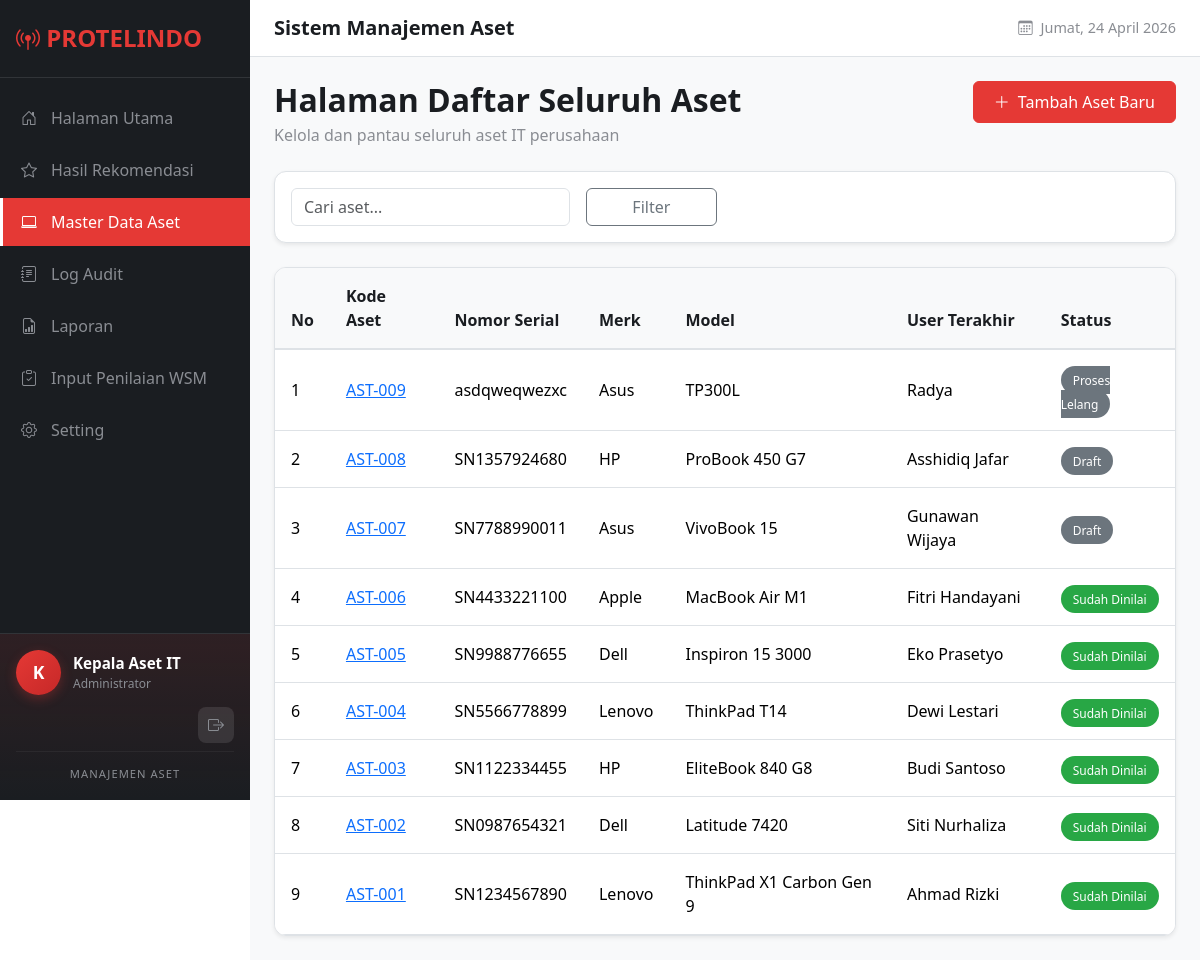
/inventory/ (signed in), run on the app's committed database.
### core/models.py (models this page shows, shortened)
class User(AbstractUser):
    ROLE_CHOICES = [
        ('admin', 'Administrator'),
        ('staff', 'Staff'),
    ]
    role = models.CharField(
        max_length=10,
        choices=ROLE_CHOICES,
        default='staff',
        verbose_name='Role'
    )
    class Meta:
        verbose_name = 'Pengguna'
        verbose_name_plural = 'Pengguna'

### inventory/models.py (models this page shows, shortened)
class Laptop(models.Model):
    STATUS_CHOICES = [
        ('draft', 'Draft'),
        ('assessed', 'Sudah Dinilai'),
        ('ready', 'Tersedia'),
        ('auction', 'Proses Lelang'),
        ('sold', 'Terjual'),
        ('used', 'Dipakai'),
        ('scrapped', 'Dibuang'),
    ]
    PHYSICAL_GRADE_CHOICES = [
        ('A', 'Grade A'),
        ('B', 'Grade B'),
        ('C', 'Grade C'),
        ('D', 'Grade D'),
    ]
    STORAGE_TYPE_CHOICES = [
        ('SSD', 'SSD'),
        ('HDD', 'HDD'),
        ('NVME', 'NVMe SSD'),
    ]
    asset_code = models.CharField(
        max_length=20,
        unique=True,
        verbose_name='Kode Aset'
    )
    serial_number = models.CharField(
        max_length=50,
        unique=True,
        verbose_name='Nomor Serial'
    )
    brand = models.CharField(max_length=50, verbose_name='Merk')
    model = models.CharField(max_length=100, verbose_name='Model')
    processor = models.CharField(max_length=100, verbose_name='Prosesor')
    ram_gb = models.PositiveIntegerField(verbose_name='RAM (GB)')
    storage_type = models.CharField(
        max_length=10,
        choices=STORAGE_TYPE_CHOICES,
        default='SSD',
        verbose_name='Tipe Storage'
    )
    storage_size_gb = models.PositiveIntegerField(verbose_name='Ukuran Storage (GB)')
    gpu = models.CharField(
        max_length=100,
        blank=True,
        null=True,
        verbose_name='GPU'
    )
    status = models.CharField(
        max_length=20,
        choices=STATUS_CHOICES,
        default='draft',
        verbose_name='Status'
    )
    physical_grade = models.CharField(
        max_length=1,
        choices=PHYSICAL_GRADE_CHOICES,
        blank=True,
        null=True,
        verbose_name='Grade Fisik'
    )
    open_price = models.DecimalField(
        max_digits=12,
        decimal_places=2,
        null=True,
        blank=True,
        verbose_name='Harga Pembukaan'
    )
    sold_price = models.DecimalField(
        max_digits=12,
        decimal_places=2,
        null=True,
        blank=True,
        verbose_name='Harga Jual'
    )
    buyer_name = models.CharField(
        max_length=100,
        blank=True,
        null=True,
        verbose_name='Nama Pembeli'
    )
    last_user = models.CharField(
        max_length=100,
        verbose_name='User Terakhir'
    )
    created_at = models.DateTimeField(auto_now_add=True, verbose_name='Dibuat')
    updated_at = models.DateTimeField(auto_now=True, verbose_name='Diperbarui')
    class Meta:
        verbose_name = 'Laptop'
        verbose_name_plural = 'Laptop'
        ordering = ['-created_at']

### inventory/views.py (the view, shortened to what this page needs)
# urls.py: path('', views.laptop_list, name='laptop_list'),
@login_required
def laptop_list(request):
    laptops = Laptop.objects.select_related('assessment').all()
    search_query = request.GET.get('q', '')
    status_filter = request.GET.get('status', '')
    if status_filter:
        laptops = laptops.filter(status=status_filter)
    paginator = Paginator(laptops, 10)
    page = request.GET.get('page', 1)
    laptops_page = paginator.get_page(page)
    context = {
        'laptops': laptops_page,
        'search_query': search_query,
        'status_filter': status_filter,
        'status_choices': Laptop.STATUS_CHOICES,
    }
    return render(request, 'inventory/laptop_list.html', context)

### inventory/templates/inventory/laptop_list.html (shortened to what this page needs)
{% extends 'base.html' %}
{% block content %}
<div class="page-header d-flex justify-content-between align-items-start">
    <div>
        <h2>Halaman Daftar Seluruh Aset</h2>
        <p>Kelola dan pantau seluruh aset IT perusahaan</p>
    </div>
    <a href="{% url 'inventory:laptop_create' %}" class="btn btn-add">
        <i class="bi bi-plus-lg"></i> Tambah Aset Baru
    </a>
</div>
<div class="data-table mb-4">
    <div class="p-3">
        <form method="get" class="row g-3 align-items-end">
            <div class="col-md-4">
                <input type="text" name="q" class="form-control" placeholder="Cari aset..." value="{{ search_query }}">
            </div>
            <div class="col-md-2">
                <button type="submit" class="btn btn-outline-secondary w-100">Filter</button>
            </div>
        </form>
    </div>
</div>
<div class="data-table">
    <table class="table table-hover mb-0">
        <thead>
            <tr>
                <th>No</th>
                <th>Kode Aset</th>
                <th>Nomor Serial</th>
                <th>Merk</th>
                <th>Model</th>
                <th>User Terakhir</th>
                <th>Status</th>
            </tr>
        </thead>
        <tbody>
            {% for laptop in laptops %}
            <tr>
                <td>{{ forloop.counter }}</td>
                <td><a href="{% url 'inventory:laptop_detail' laptop.pk %}">{{ laptop.asset_code }}</a></td>
                <td>{{ laptop.serial_number }}</td>
                <td>{{ laptop.brand }}</td>
                <td>{{ laptop.model }}</td>
                <td>{{ laptop.last_user }}</td>
                <td>
                    {% if laptop.status == 'assessed' %}
                    <span class="badge-status badge-ready">Sudah Dinilai</span>
                    {% else %}
                    <span class="badge-status badge-draft">{{ laptop.get_status_display }}</span>
                    {% endif %}
                </td>
            </tr>
            {% empty %}
            <tr><td colspan="7" class="text-center py-4">Belum ada data</td></tr>
            {% endfor %}
        </tbody>
    </table>
</div>
{% endblock %}

### templates/base.html (shortened to what this page needs)
{% load static %}
<!DOCTYPE html>
<html lang="id">
<head>
    <link href="https://cdn.jsdelivr.net/npm/bootstrap@5.3.2/dist/css/bootstrap.min.css" rel="stylesheet">
    <link href="https://cdn.jsdelivr.net/npm/bootstrap-icons@1.11.1/font/bootstrap-icons.css" rel="stylesheet">
    <link href="{% static 'css/style.css' %}" rel="stylesheet">
</head>
<body>
    {% if user.is_authenticated %}
    <nav class="sidebar">
        <div class="sidebar-brand">
            <h4><i class="bi bi-broadcast-pin"></i> PROTELINDO</h4>
        </div>
        <ul class="sidebar-nav nav flex-column">
            <li class="nav-item">
                <a href="{% url 'dashboard' %}"
                    class="nav-link {% if request.resolver_match.url_name == 'dashboard' %}active{% endif %}">
                    <i class="bi bi-house-door"></i>
                    Halaman Utama
                </a>
            </li>
            <li class="nav-item">
                <a href="{% url 'inventory:grading_results' %}"
                    class="nav-link {% if request.resolver_match.url_name == 'grading_results' %}active{% endif %}">
                    <i class="bi bi-star"></i>
                    Hasil Rekomendasi
                </a>
            </li>
            <li class="nav-item">
                <a href="{% url 'inventory:laptop_list' %}"
                    class="nav-link {% if 'laptop' in request.resolver_match.url_name %}active{% endif %}">
                    <i class="bi bi-laptop"></i>
                    Master Data Aset
                </a>
            </li>
            <li class="nav-item">
                <a href="{% url 'inventory:audit_log' %}"
                    class="nav-link {% if request.resolver_match.url_name == 'audit_log' %}active{% endif %}">
                    <i class="bi bi-journal-text"></i>
                    Log Audit
                </a>
            </li>
            <li class="nav-item">
                <a href="{% url 'reports:report_list' %}"
                    class="nav-link {% if 'report' in request.resolver_match.url_name %}active{% endif %}">
                    <i class="bi bi-file-earmark-bar-graph"></i>
                    Laporan
                </a>
            </li>
            <li class="nav-item">
                <a href="{% url 'inventory:assessment_input' %}"
                    class="nav-link {% if 'assessment' in request.resolver_match.url_name %}active{% endif %}">
                    <i class="bi bi-clipboard-check"></i>
                    Input Penilaian WSM
                </a>
            </li>
            <li class="nav-item">
                <a href="{% url 'inventory:settings' %}"
                    class="nav-link {% if request.resolver_match.url_name == 'settings' or 'criteria' in request.resolver_match.url_name %}active{% endif %}">
                    <i class="bi bi-gear"></i>
                    Setting
                </a>
            </li>
        </ul>
        <div class="sidebar-profile">
            <div class="sidebar-profile-info">
                <div class="sidebar-avatar">
                    {{ user.first_name|default:user.username|slice:":1"|upper }}
                </div>
                <div class="sidebar-user-details">
                    <div class="sidebar-username">{{ user.first_name|default:user.username }}</div>
                    <div class="sidebar-role">{{ user.get_role_display }}</div>
                </div>
            </div>
            <div class="sidebar-profile-actions">
                <a href="{% url 'logout' %}" class="btn-logout" title="Keluar">
                    <i class="bi bi-box-arrow-right"></i>
                </a>
            </div>
            <div class="sidebar-brand-text">
                <small>Manajemen Aset</small>
            </div>
        </div>
    </nav>
    <main class="main-content">
        <header class="top-header">
            <div class="page-title-header">
                <h5 class="mb-0">{% block page_header %}Sistem Manajemen Aset{% endblock %}</h5>
            </div>
            <div class="header-date">
                <i class="bi bi-calendar3 me-2"></i>
                <span id="current-date"></span>
            </div>
        </header>
        <div class="content-area">
            {% block content %}{% endblock %}
        </div>
    </main>
    {% else %}
    {% block anonymous_content %}{% endblock %}
    {% endif %}
</body>
</html>

### static/css/style.css (style rules this page uses)
:root { --primary-color: #E53935; --primary-dark: #C62828; --primary-light: #FF6F60; --sidebar-bg: #1a1d21; --sidebar-hover: #2d3035; --sidebar-active: #E53935; --text-light: #ffffff; --text-muted: #8a8d93; --border-color: #dee2e6; --card-shadow: 0 0.125rem 0.25rem rgba(0, 0, 0, 0.075); --shadow-lg: 0 10px 40px rgba(0, 0, 0, 0.15); }
.sidebar { position: fixed; top: 0; left: 0; width: 250px; height: 100vh; background-color: var(--sidebar-bg); z-index: 1000; overflow-y: auto; display: flex; flex-direction: column; }
.sidebar-brand { padding: 1.5rem 1rem; border-bottom: 1px solid rgba(255, 255, 255, 0.1); }
.sidebar-brand h4 { color: var(--primary-color); font-weight: 700; margin-bottom: 0; }
.sidebar-nav { padding: 1rem 0; flex: 1; }
.sidebar-nav .nav-item { margin-bottom: 0.25rem; }
.sidebar-nav .nav-link { display: flex; align-items: center; padding: 0.75rem 1rem; color: var(--text-muted); text-decoration: none; transition: all 0.2s ease; border-left: 3px solid transparent; }
.sidebar-nav .nav-link.active { background-color: var(--sidebar-active); color: var(--text-light); border-left-color: var(--text-light); }
.sidebar-nav .nav-link i { width: 20px; margin-right: 0.75rem; text-align: center; }
.sidebar-profile { padding: 1rem; border-top: 1px solid rgba(255, 255, 255, 0.1); background: linear-gradient(180deg, rgba(229, 57, 53, 0.1) 0%, transparent 100%); }
.sidebar-profile-info { display: flex; align-items: center; gap: 0.75rem; margin-bottom: 0.75rem; }
.sidebar-avatar { width: 45px; height: 45px; border-radius: 50%; background: linear-gradient(135deg, var(--primary-color) 0%, var(--primary-dark) 100%); color: white; display: flex; align-items: center; justify-content: center; font-weight: 700; font-size: 1.1rem; box-shadow: 0 4px 12px rgba(229, 57, 53, 0.3); }
.sidebar-user-details { flex: 1; min-width: 0; }
.sidebar-username { color: var(--text-light); font-weight: 600; font-size: 0.95rem; white-space: nowrap; overflow: hidden; text-overflow: ellipsis; }
.sidebar-role { color: var(--text-muted); font-size: 0.75rem; }
.sidebar-profile-actions { display: flex; justify-content: flex-end; margin-bottom: 0.5rem; }
.btn-logout { display: flex; align-items: center; justify-content: center; width: 36px; height: 36px; border-radius: 8px; background: rgba(255, 255, 255, 0.1); color: var(--text-muted); text-decoration: none; transition: all 0.2s ease; }
.sidebar-brand-text { text-align: center; padding-top: 0.5rem; border-top: 1px solid rgba(255, 255, 255, 0.05); }
.sidebar-brand-text small { color: var(--text-muted); font-size: 0.7rem; text-transform: uppercase; letter-spacing: 1px; }
.main-content { margin-left: 250px; min-height: 100vh; background-color: #f8f9fa; }
.top-header { background-color: #ffffff; padding: 1rem 1.5rem; border-bottom: 1px solid var(--border-color); display: flex; justify-content: space-between; align-items: center; }
.page-title-header h5 { color: var(--sidebar-bg); font-weight: 600; }
.header-date { color: var(--text-muted); font-size: 0.9rem; display: flex; align-items: center; }
.content-area { padding: 1.5rem; }
.page-header { margin-bottom: 1.5rem; }
.page-header h2 { font-weight: 600; color: var(--sidebar-bg); margin-bottom: 0.25rem; }
.page-header p { color: var(--text-muted); margin-bottom: 0; }
.data-table { background: #fff; border-radius: 0.75rem; box-shadow: var(--card-shadow); border: 1px solid var(--border-color); overflow: hidden; }
.data-table .table { margin-bottom: 0; }
.data-table .table th { background-color: #f8f9fa; font-weight: 600; color: var(--sidebar-bg); border-bottom: 2px solid var(--border-color); padding: 1rem; }
.data-table .table td { padding: 1rem; vertical-align: middle; }
.data-table .table tbody tr { transition: background-color 0.15s ease; }
.badge-status { padding: 0.35rem 0.75rem; border-radius: 2rem; font-size: 0.75rem; font-weight: 500; }
.badge-draft { background-color: #6c757d; color: #fff; }
.badge-ready, .badge-tersedia { background-color: #28a745; color: #fff; }
.btn-add { background-color: var(--primary-color); border-color: var(--primary-color); color: #fff; padding: 0.5rem 1.25rem; border-radius: 0.375rem; display: inline-flex; align-items: center; gap: 0.5rem; }

### data on the page
User: first_name "K", first_name "Kepala Aset IT", role "Administrator"
Laptop: asset_code "AST-009", serial_number "asdqweqwezxc", brand "Asus", model "TP300L", last_user "Radya", status "Proses Lelang"
Laptop: asset_code "AST-008", serial_number "SN1357924680", brand "HP", model "ProBook 450 G7", last_user "Asshidiq Jafar", status "Draft"
Laptop: asset_code "AST-007", serial_number "SN7788990011", brand "Asus", model "VivoBook 15", last_user "Gunawan Wijaya", status "Draft"
Laptop: asset_code "AST-006", serial_number "SN4433221100", brand "Apple", model "MacBook Air M1", last_user "Fitri Handayani", status "Sudah Dinilai"
Laptop: asset_code "AST-005", serial_number "SN9988776655", brand "Dell", model "Inspiron 15 3000", last_user "Eko Prasetyo", status "Sudah Dinilai"
Laptop: asset_code "AST-004", serial_number "SN5566778899", brand "Lenovo", model "ThinkPad T14", last_user "Dewi Lestari", status "Sudah Dinilai"
Laptop: asset_code "AST-003", serial_number "SN1122334455", brand "HP", model "EliteBook 840 G8", last_user "Budi Santoso", status "Sudah Dinilai"
Laptop: asset_code "AST-002", serial_number "SN0987654321", brand "Dell", model "Latitude 7420", last_user "Siti Nurhaliza", status "Sudah Dinilai"
Laptop: asset_code "AST-001", serial_number "SN1234567890", brand "Lenovo", model "ThinkPad X1 Carbon Gen 9", last_user "Ahmad Rizki", status "Sudah Dinilai"
